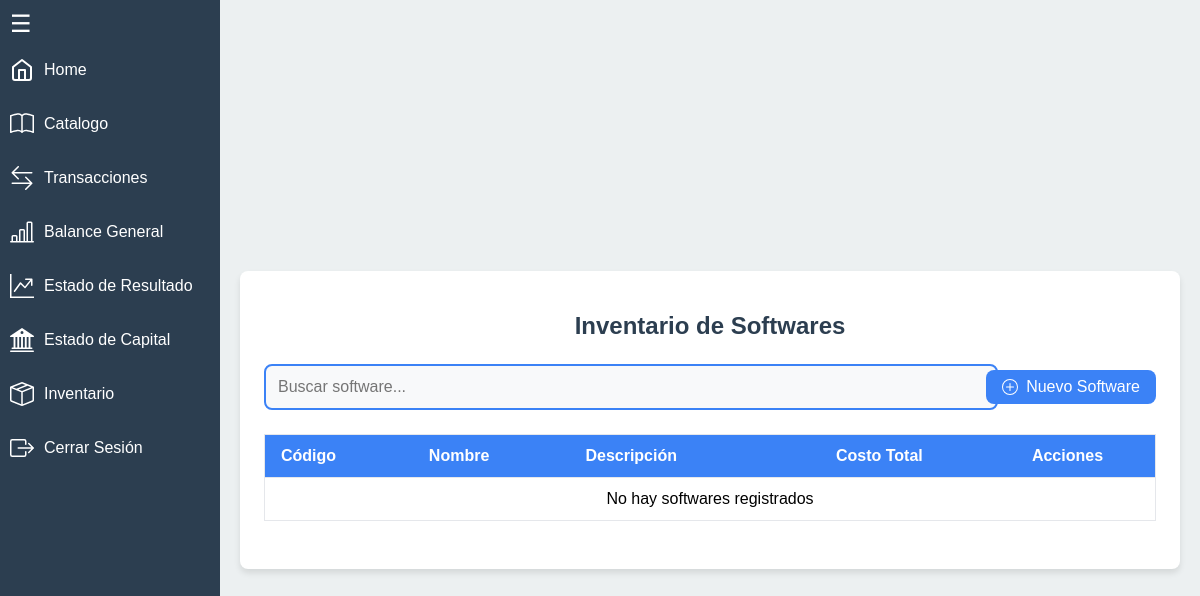
The page /contable/inventario/ (signed in) on the database as committed earlier.
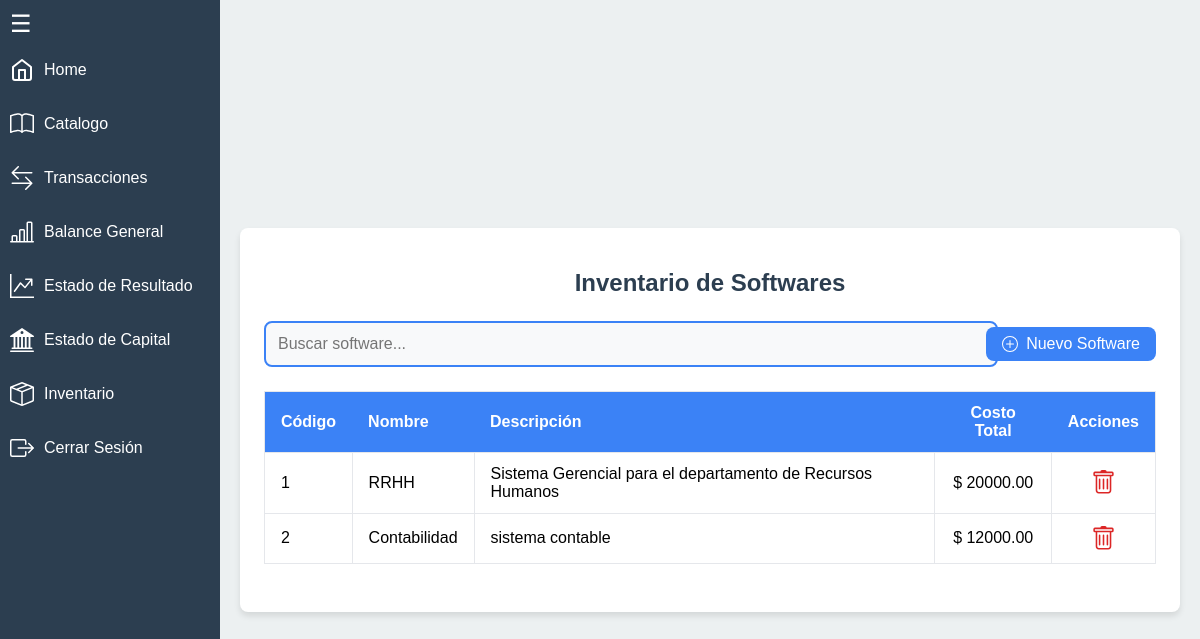
The same page on the database as committed later.
### contable/models.py (models this page shows, shortened)
class Producto(models.Model):
    nombre = models.CharField(max_length=100)
    descripcion = models.TextField()
    costo_neto = models.DecimalField(max_digits=15, decimal_places=2)
    class Meta:
        verbose_name = "Producto"
        verbose_name_plural = "Productos"
        ordering = ['nombre']

### contable/views.py (the view)
# urls.py: path('inventario/', inventario, name='inventario'),
@login_required
def inventario(request):
    productos = Producto.objects.all().order_by('id')
    return render(request, 'inventario.html', {'productos': productos})

### contable/templates/inventario.html (shortened to what this page needs)
{% extends 'nav.html' %}
{% load static %}
{% block head %}
<head>
    <link rel="stylesheet" href="{% static 'css/inventario.css' %}">
</head>
{% endblock %}
{% block content %}
<div class="container">
    <div class="content-box">
        <h1 class="title">Inventario de Softwares</h1>
        <div class="actions-search-container">
            <div class="search-container">
                <input type="text" id="searchInput" class="search-input" placeholder="Buscar software...">
            </div>
            <div class="actions-container">
                <a href="{% url 'nuevo_producto' %}" class="btn-agregar">
                    Nuevo Software
                </a>
            </div>
        </div>
        <table class="table">
            <thead>
                <tr>
                    <th>Código</th>
                    <th>Nombre</th>
                    <th>Descripción</th>
                    <th class="text-center">Costo Total</th>
                    <th class="text-center">Acciones</th>
                </tr>
            </thead>
            <tbody>
                {% for producto in productos %}
                <tr>
                    <td>{{ producto.id }}</td>
                    <td>{{ producto.nombre }}</td>
                    <td>{{ producto.descripcion }}</td>
                    <td class="text-center">$ {{ producto.costo_neto|floatformat:2 }}</td>
                    <td class="actions">
                        <a href="{% url 'eliminar_producto' producto.id %}" class="btn-eliminar" onclick="return confirm('¿Está seguro de que desea eliminar este producto?')" title="Eliminar producto">
                        </a>
                    </td>
                </tr>
                {% empty %}
                <tr>
                    <td colspan="5" class="text-center">No hay softwares registrados</td>
                </tr>
                {% endfor %}
            </tbody>
        </table>
    </div>
</div>
{% endblock %}

### contable/templates/nav.html (shortened to what this page needs)
{% load static %}
<!DOCTYPE html>
<html lang="en">
<head>
    <link rel="stylesheet" type="text/css" href="{% static 'css/nav.css' %}">
    {% block head %}
    {% endblock %}
</head>
<body>
    <div class="container">
        <nav id="sidebar" class="sidebar">
            <button class="toggle-btn" onclick="toggleSidebar()">☰</button>
            <div class="nav-container">
                <div class="nav-links2">
                    <a href="{% url 'home' %}" class="nav-link">
                        <svg viewBox="0 0 24 24" fill="none" stroke="currentColor" stroke-width="2" stroke-linecap="round" stroke-linejoin="round">
                            <path d="M3 9l9-7 9 7v11a2 2 0 0 1-2 2H5a2 2 0 0 1-2-2z"></path>
                            <polyline points="9 22 9 12 15 12 15 22"></polyline>
                        </svg>
                        <span>Home</span>
                    </a>
                    <a href="{% url 'catalogoCuentas' %}" class="nav-link">
                        <span>Catalogo</span>
                    </a>
                    <a href="{% url 'gestionar_transacciones' %}" class="nav-link">
                        <span>Transacciones</span>
                    </a>
                    <a href="#contact" class="nav-link">
                        <span>Balance General</span>
                    </a>
                    <a href="{% url 'estadoResultados' %}" class="nav-link">
                        <span>Estado de Resultado</span>
                    </a>
                    <a href="{% url 'estado_de_capital' %}" class="nav-link">
                        <span>Estado de Capital</span>
                    </a>
                    <a href="{% url 'inventario' %}" class="nav-link">
                        <span>Inventario</span>
                    </a>
                </div>
                <div class="logout-link fixed-bottom">
                    <a href="{% url 'logout' %}" class="nav-link">
                        <span>Cerrar Sesión</span>
                    </a>
                </div>
            </div>
        </nav>
        <main id="content" class="content">
            {% block content %}
            {% endblock %}
        </main>
    </div>
</body>
</html>

### contable/static/css/nav.css (style rules this page uses)
body, html { margin: 0; padding: 0; font-family: Arial, sans-serif; height: 100%; overflow-x: hidden; }
.container { display: flex; min-height: 100vh; }
.sidebar { width: 220px; background-color: #2c3e50; color: white; position: fixed; top: 0; left: 0; height: 100vh; overflow-y: auto; transition: width 0.3s ease-in-out; display: flex; flex-direction: column; }
.content { flex-grow: 1; padding: 20px; background-color: #ecf0f1; background-size: 100% 100%; margin-left: 220px; transition: margin-left 0.3s ease-in-out; }
.nav-link { display: flex; align-items: center; padding: 10px; color: white; text-decoration: none; margin-bottom: 10px; border-radius: 5px; transition: background-color 0.3s; white-space: nowrap; overflow: hidden; }
.nav-link svg { min-width: 24px; height: 24px; margin-right: 10px; }
.nav-link span { transition: opacity 0.3s ease-in-out; }
h1 { color: #2c3e50; }
.toggle-btn { align-self: flex-start; background-color: transparent; border: none; color: white; font-size: 24px; cursor: pointer; padding: 10px; transition: transform 0.3s ease-in-out; }

### contable/static/css/inventario.css (style rules this page uses)
.container { display: flex; align-items: center; justify-content: center; min-height: 100vh; }
.content-box { max-width: 80rem; width: 100%; padding: 1.5rem; background-color: white; border-radius: 0.5rem; box-shadow: 0 4px 6px rgba(0, 0, 0, 0.1); }
.title { font-size: 1.5rem; font-weight: bold; margin-bottom: 1.5rem; text-align: center; }
.actions-search-container { display: flex; justify-content: space-between; align-items: center; margin-bottom: 1.5rem; }
.search-container { flex-grow: 1; margin-right: 1rem; margin-bottom: 0; }
.search-input { width: 100%; max-width: 1000px; padding: 0.75rem; font-size: 1rem; border: 2px solid #3b82f6; border-radius: 0.5rem; background-color: #f8f9fa; }
.table { width: 100%; background-color: white; border-radius: 0.5rem; border: 1px solid #e5e7eb; border-collapse: collapse; margin-bottom: 1.5rem; }
.table th { padding: 0.75rem 1rem; background-color: #3b82f6; color: white; text-align: left; }
.table th.text-center { text-align: center; }
.table td { padding: 0.75rem 1rem; border: 1px solid #e5e7eb; }
.text-center { text-align: center; }
.actions-container { margin-bottom: 0; text-align: right; }
.btn-agregar { display: inline-flex; align-items: center; gap: 0.5rem; background-color: #3b82f6; color: white; padding: 0.5rem 1rem; border-radius: 0.5rem; text-decoration: none; font-weight: 500; }
.actions { justify-content: center; align-items: center; }
.btn-eliminar { display: flex; align-items: center; justify-content: center; padding: 0; border: none; background: none; cursor: pointer; color: #dc2626; transition: color 0.3s ease; }
.btn-eliminar svg { width: 25px; height: 25px; }

Rows that differ between the two databases and show on the page:
added Producto: id "1", nombre "RRHH", descripcion "Sistema Gerencial para el departamento de Recursos Humanos", costo_neto "20000.00"
added Producto: id "2", nombre "Contabilidad", descripcion "sistema contable", costo_neto "12000.00"
Other text that changed with them:
text no longer shown: "No hay softwares registrados"
